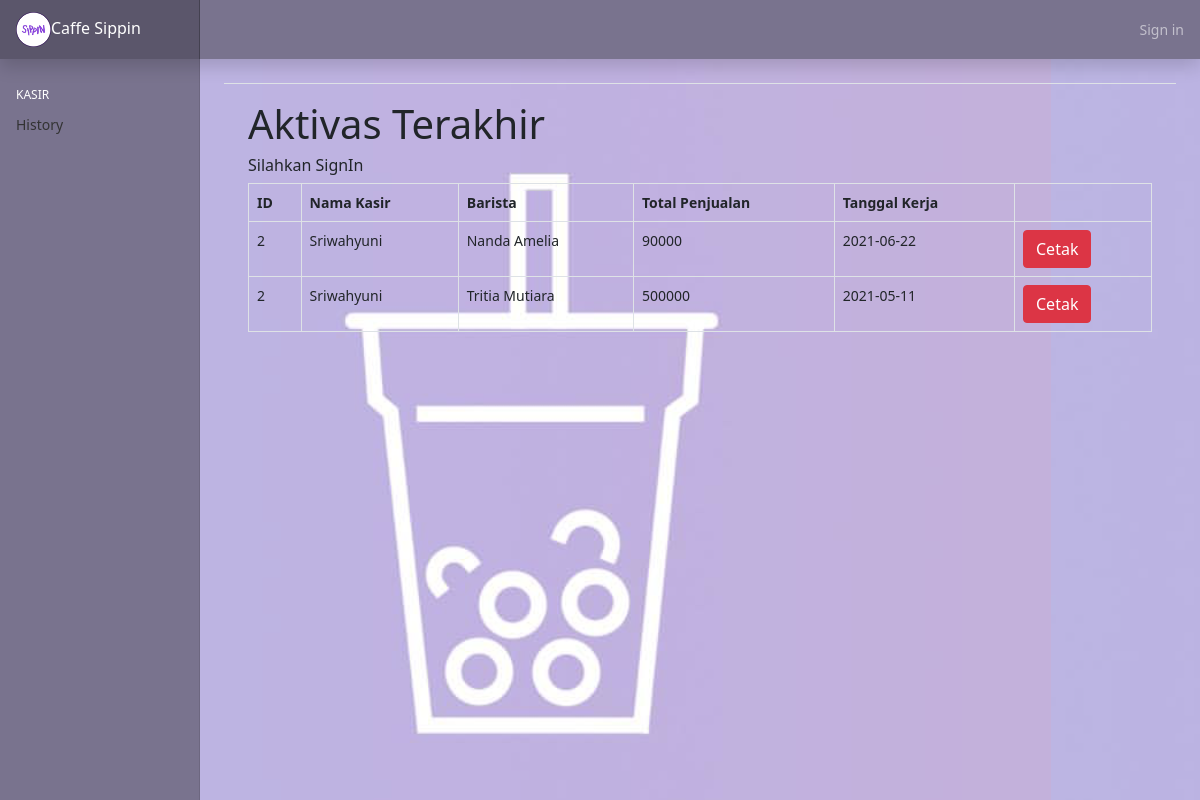
Page /index.php?halaman=history on the committed database.
### tables this page shows
CREATE TABLE `kasir` (
  `id_kerja` int(11) NOT NULL,
  `id_user` int(11) NOT NULL,
  `nama_kasir` varchar(250) NOT NULL,
  `bartender` text NOT NULL,
  `tanggal` date NOT NULL,
  `total_penjualan` int(11) NOT NULL
);

### history.php (the view)
<?php
include 'koneksi.php';
?>
 <div class="container">
        <div class="row">
            <div class="col-12">
                <h1>Aktivas Terakhir</h1>
                <nav><h6>Silahkan SignIn</h6></nav>
                <table class="table table-bordered kotak4">
                    <tr>
                        <th>ID</th>
                        <th>Nama Kasir</th>
                        <th>Barista</th>
                        <th>Total Penjualan</th>
                        <th>Tanggal Kerja</th>
                        <th></th>
                    </tr>
                    <?php
            $query = $koneksi->query("SELECT * FROM kasir ORDER BY tanggal DESC");
            while($data = $query->fetch_assoc()){
        ?>
                    <tr>
                        <td><?php echo $data['id_user']; ?></td>
                        <td><?php echo $data['nama_kasir']; ?></td>
                        <td><?php echo $data['bartender']; ?></td>
                        <td><?php echo $data['total_penjualan']; ?></td>
                        <td><?php echo $data['tanggal']; ?></td>
                        <td><a href="index.php?halaman=harian&id_user=<?php echo $data['id_user'] ?>&tanggal=<?php echo $data['tanggal']; ?>" class="btn btn-danger">Cetak</a></td>
                    </tr>
                    <?php
            }
        ?>
                </table>
            </div>
        </div>
    </div>

### assets/css/sippinstyle.css (style rules this page uses)
html, body { height: 100%; }
body { background-image: url(../../image/sippin.png); }
.kotak4 { width: 950px; }

### assets/css/sidebar.css (style rules this page uses)
body { font-size: .875rem; }

### rows in the picture
kasir: id_user "2", nama_kasir "Sriwahyuni", bartender "Nanda Amelia", total_penjualan "90000", tanggal "2021-06-22"
kasir: id_user "2", nama_kasir "Sriwahyuni", bartender "Tritia Mutiara", total_penjualan "500000", tanggal "2021-05-11"
